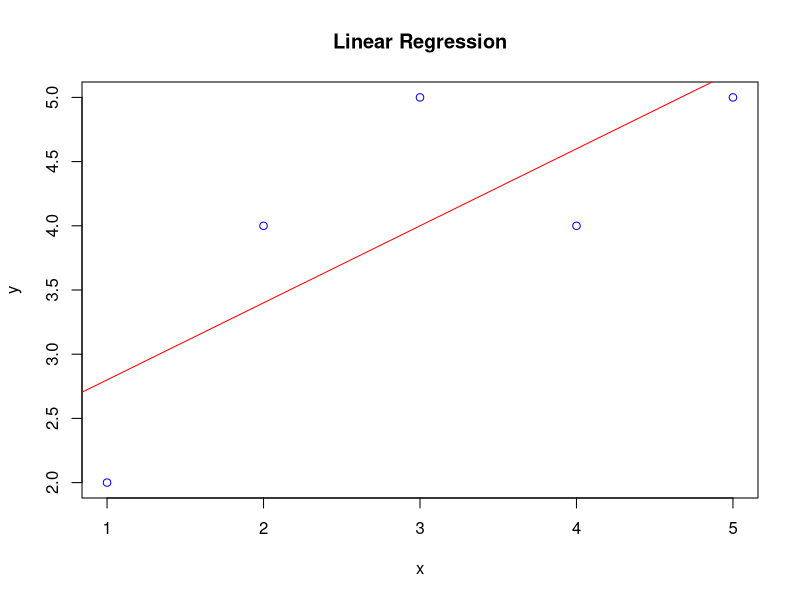

This figure's R source:
# Data
x <- c(1, 2, 3, 4, 5)
y <- c(2, 4, 5, 4, 5)

# Linear regression
model <- lm(y ~ x)

# Summary
print(summary(model))

# Plot
plot(x, y, main="Linear Regression", col="blue")
abline(model, col="red")
